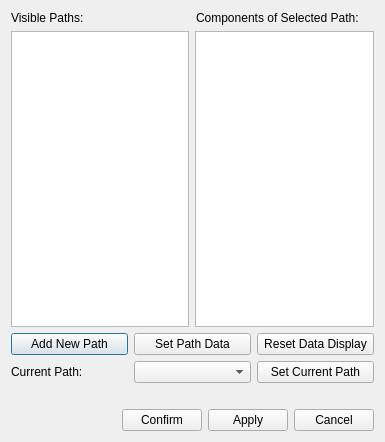
<?xml version="1.0" encoding="UTF-8"?>
<ui version="4.0">
 <class>Dialog</class>
 <widget class="QDialog" name="Dialog">
  <property name="geometry">
   <rect>
    <x>0</x>
    <y>0</y>
    <width>385</width>
    <height>442</height>
   </rect>
  </property>
  <property name="windowTitle">
   <string>Dialog</string>
  </property>
  <layout class="QVBoxLayout" name="verticalLayout">
   <item>
    <layout class="QHBoxLayout" name="horizontalLayout_5">
     <property name="bottomMargin">
      <number>0</number>
     </property>
     <item>
      <widget class="QLabel" name="label_2">
       <property name="text">
        <string>Visible Paths:</string>
       </property>
      </widget>
     </item>
     <item>
      <widget class="QLabel" name="label_3">
       <property name="text">
        <string>Components of Selected Path:</string>
       </property>
      </widget>
     </item>
    </layout>
   </item>
   <item>
    <layout class="QHBoxLayout" name="horizontalLayout_2">
     <item>
      <widget class="QListWidget" name="listWidget">
       <property name="editTriggers">
        <set>QAbstractItemView::DoubleClicked</set>
       </property>
      </widget>
     </item>
     <item>
      <widget class="QListWidget" name="listWidget_2">
       <property name="editTriggers">
        <set>QAbstractItemView::NoEditTriggers</set>
       </property>
       <property name="dragDropMode">
        <enum>QAbstractItemView::NoDragDrop</enum>
       </property>
       <property name="defaultDropAction">
        <enum>Qt::MoveAction</enum>
       </property>
      </widget>
     </item>
    </layout>
   </item>
   <item>
    <layout class="QHBoxLayout" name="horizontalLayout_4">
     <property name="bottomMargin">
      <number>0</number>
     </property>
     <item>
      <widget class="QPushButton" name="pushButton_5">
       <property name="text">
        <string>Add New Path</string>
       </property>
      </widget>
     </item>
     <item>
      <widget class="QPushButton" name="pushButton_6">
       <property name="text">
        <string>Set Path Data</string>
       </property>
      </widget>
     </item>
     <item>
      <widget class="QPushButton" name="pushButton_7">
       <property name="text">
        <string>Reset Data Display</string>
       </property>
      </widget>
     </item>
    </layout>
   </item>
   <item>
    <layout class="QHBoxLayout" name="horizontalLayout_3">
     <item>
      <widget class="QLabel" name="label_4">
       <property name="text">
        <string>Current Path:</string>
       </property>
      </widget>
     </item>
     <item>
      <widget class="QComboBox" name="comboBox"/>
     </item>
     <item>
      <widget class="QPushButton" name="pushButton_4">
       <property name="text">
        <string>Set Current Path</string>
       </property>
      </widget>
     </item>
    </layout>
   </item>
   <item>
    <spacer name="horizontalSpacer_3">
     <property name="orientation">
      <enum>Qt::Horizontal</enum>
     </property>
     <property name="sizeHint" stdset="0">
      <size>
       <width>40</width>
       <height>20</height>
      </size>
     </property>
    </spacer>
   </item>
   <item>
    <layout class="QHBoxLayout" name="horizontalLayout">
     <item>
      <spacer name="horizontalSpacer">
       <property name="orientation">
        <enum>Qt::Horizontal</enum>
       </property>
       <property name="sizeHint" stdset="0">
        <size>
         <width>40</width>
         <height>20</height>
        </size>
       </property>
      </spacer>
     </item>
     <item>
      <widget class="QPushButton" name="pushButton">
       <property name="text">
        <string>Confirm</string>
       </property>
      </widget>
     </item>
     <item>
      <widget class="QPushButton" name="pushButton_3">
       <property name="text">
        <string>Apply</string>
       </property>
      </widget>
     </item>
     <item>
      <widget class="QPushButton" name="pushButton_2">
       <property name="text">
        <string>Cancel</string>
       </property>
      </widget>
     </item>
    </layout>
   </item>
  </layout>
 </widget>
 <resources/>
 <connections/>
</ui>
